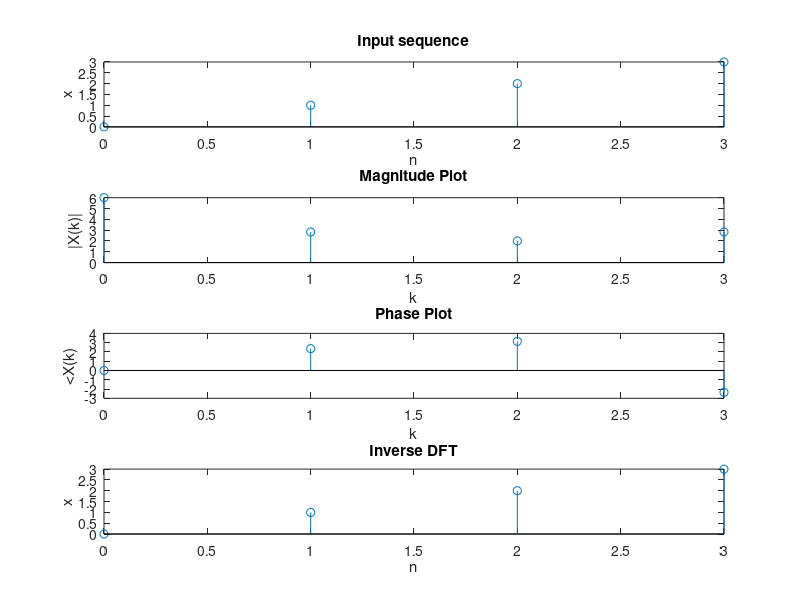

The MATLAB source for this figure:
x=[0 1 2 3];
D=fft(x);
I=ifft(D);
A=abs(D);
a=angle(D);
m=0:3;
subplot(4,1,1);
stem(m,x);
title('Input sequence')
ylabel('x');
xlabel('n');
subplot(4,1,2);
stem(m,A);
title('Magnitude Plot')
ylabel('|X(k)|');
xlabel('k');
subplot(4,1,3);
stem(m,a);
title('Phase Plot')
ylabel('<X(k)');
xlabel('k');
subplot(4,1,4);
stem(m,I);
title('Inverse DFT')
ylabel('x');
xlabel('n');
